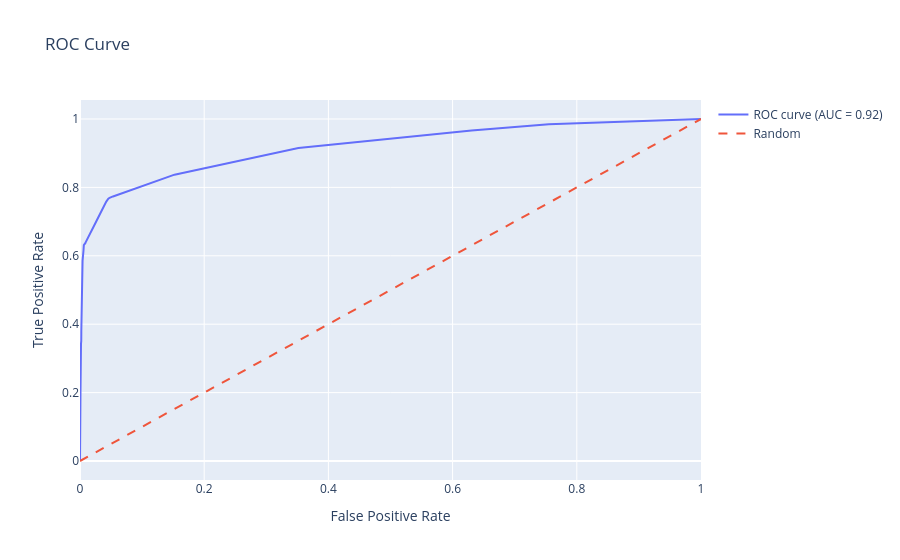

The cell this chart's notebook holds for it:
### Code cell
dt_visualizer.plot_roc_curve()

### Figure 1 — Plotly figure (JSON) as saved in the notebook; plotly's stock layout.template omitted (floating-point values rounded to 4 significant figures)
{"data": [{"mode": "lines", "name": "ROC curve (AUC = 0.92)", "x": [0.0, 0.0, 0.0, 0.0005664, 0.0008092, 0.001618, 0.002023, 0.002104, 0.002994, 0.003075, 0.003803, 0.004127, 0.005664, 0.006069, 0.00615, 0.008739, 0.008901, 0.0263, 0.04159, 0.04232, 0.04564, 0.04766, 0.05316, 0.138, 0.1522, 0.3517, 0.3542, 0.6305, 0.755, 0.9912, 0.9964, 1.0], "y": [0.0, 0.01166, 0.06171, 0.1691, 0.2026, 0.3426, 0.3518, 0.3819, 0.5087, 0.5253, 0.5389, 0.585, 0.6161, 0.6297, 0.6312, 0.6375, 0.6385, 0.7012, 0.758, 0.7585, 0.7668, 0.7697, 0.7736, 0.8294, 0.8372, 0.915, 0.9155, 0.9665, 0.9845, 0.9981, 0.9981, 1.0], "type": "scatter"}, {"line": {"dash": "dash"}, "mode": "lines", "name": "Random", "x": [0, 1], "y": [0, 1], "type": "scatter"}], "layout": {"title": {"text": "ROC Curve"}, "xaxis": {"title": {"text": "False Positive Rate"}}, "yaxis": {"title": {"text": "True Positive Rate"}}, "showlegend": true}}
